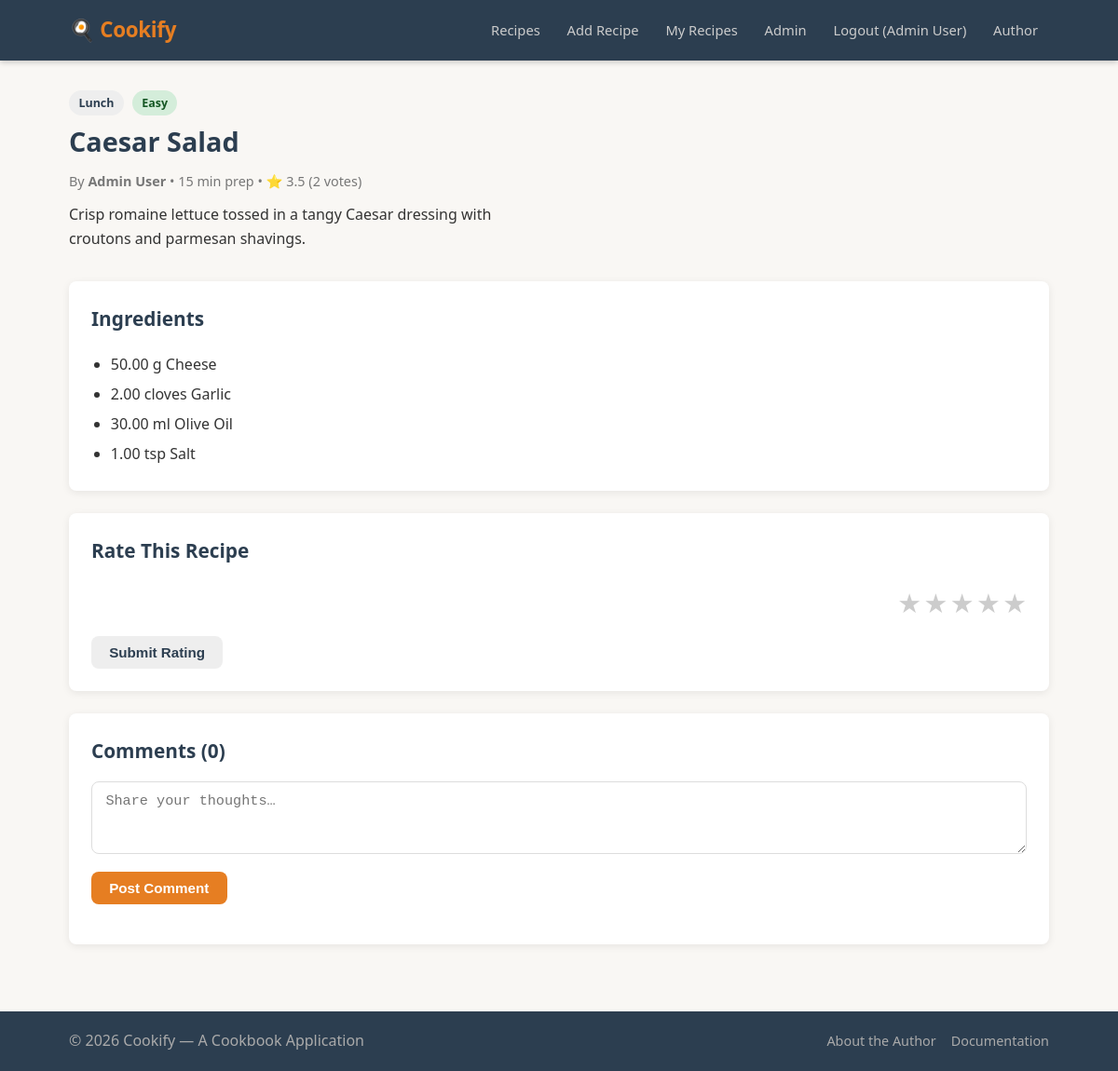
Screenshot of /views/recipe.php?id=5 (signed in) with the database file from the repository.
### tables this page shows
CREATE TABLE `recipes` (
    `id`           INT UNSIGNED NOT NULL AUTO_INCREMENT,
    `user_id`      INT UNSIGNED NOT NULL,
    `category_id`  INT UNSIGNED NOT NULL,
    `title`        VARCHAR(200) NOT NULL,
    `description`  TEXT         NOT NULL,
    `prep_time`    SMALLINT UNSIGNED NOT NULL COMMENT 'minutes',
    `difficulty`   ENUM('easy','medium','hard') NOT NULL DEFAULT 'medium',
    `image_original` VARCHAR(255) DEFAULT NULL,
    `image_thumb`    VARCHAR(255) DEFAULT NULL,
    `created_at`   DATETIME NOT NULL DEFAULT CURRENT_TIMESTAMP,
    `updated_at`   DATETIME NOT NULL DEFAULT CURRENT_TIMESTAMP ON UPDATE CURRENT_TIMESTAMP,
    PRIMARY KEY (`id`),
    FOREIGN KEY (`user_id`)     REFERENCES `users`(`id`)      ON DELETE CASCADE,
    FOREIGN KEY (`category_id`) REFERENCES `categories`(`id`) ON DELETE RESTRICT
);

CREATE TABLE `categories` (
    `id`          INT UNSIGNED NOT NULL AUTO_INCREMENT,
    `name`        VARCHAR(100) NOT NULL,
    `description` TEXT         DEFAULT NULL,
    `created_at`  DATETIME     NOT NULL DEFAULT CURRENT_TIMESTAMP,
    PRIMARY KEY (`id`)
);

CREATE TABLE `users` (
    `id`               INT UNSIGNED     NOT NULL AUTO_INCREMENT,
    `name`             VARCHAR(100)     NOT NULL,
    `email`            VARCHAR(150)     NOT NULL UNIQUE,
    `password_hash`    VARCHAR(255)     NOT NULL,
    `role`             ENUM('user','admin') NOT NULL DEFAULT 'user',
    `activation_token` VARCHAR(64)      DEFAULT NULL,
    `is_active`        TINYINT(1)       NOT NULL DEFAULT 0,
    `failed_attempts`  TINYINT UNSIGNED NOT NULL DEFAULT 0,
    `last_failed_at`   DATETIME         DEFAULT NULL,
    `is_locked`        TINYINT(1)       NOT NULL DEFAULT 0,
    `created_at`       DATETIME         NOT NULL DEFAULT CURRENT_TIMESTAMP,
    `last_login_at`    DATETIME         DEFAULT NULL,
    PRIMARY KEY (`id`)
);

CREATE TABLE `recipe_ingredients` (
    `recipe_id`     INT UNSIGNED   NOT NULL,
    `ingredient_id` INT UNSIGNED   NOT NULL,
    `quantity`      DECIMAL(8,2)   NOT NULL,
    PRIMARY KEY (`recipe_id`, `ingredient_id`),
    FOREIGN KEY (`recipe_id`)     REFERENCES `recipes`(`id`)     ON DELETE CASCADE,
    FOREIGN KEY (`ingredient_id`) REFERENCES `ingredients`(`id`) ON DELETE CASCADE
);

CREATE TABLE `ingredients` (
    `id`   INT UNSIGNED NOT NULL AUTO_INCREMENT,
    `name` VARCHAR(100) NOT NULL,
    `unit` VARCHAR(30)  NOT NULL COMMENT 'e.g. g, ml, pcs, tbsp',
    PRIMARY KEY (`id`)
);

### models/recipes.php (called while the page is built, shortened)
<?php
function get_recipe_by_id(PDO $pdo, int $id): array|false
{
    $stmt = $pdo->prepare('
        SELECT r.*, c.name AS category_name, u.name AS author_name,
               ROUND(AVG(rt.score), 1) AS avg_rating,
               COUNT(DISTINCT rt.id)   AS rating_count
        FROM recipes r
        JOIN categories c ON c.id = r.category_id
        JOIN users u      ON u.id = r.user_id
        LEFT JOIN ratings rt ON rt.recipe_id = r.id
        WHERE r.id = ?
        GROUP BY r.id
    ');
    $stmt->execute([$id]);
    return $stmt->fetch();
}
function get_recipe_ingredients(PDO $pdo, int $recipe_id): array
{
    $stmt = $pdo->prepare('
        SELECT i.name, i.unit, ri.quantity
        FROM recipe_ingredients ri
        JOIN ingredients i ON i.id = ri.ingredient_id
        WHERE ri.recipe_id = ?
        ORDER BY i.name
    ');
    $stmt->execute([$recipe_id]);
    return $stmt->fetchAll();
}

### includes/auth.php (called while the page is built, shortened)
<?php
function is_logged_in(): bool {
    return isset($_SESSION['user_id']);
}
function current_user_id(): ?int {
    return $_SESSION['user_id'] ?? null;
}

### models/ratings.php (called while the page is built, shortened)
<?php
function get_user_rating(PDO $pdo, int $recipe_id, int $user_id): ?int
{
    $stmt = $pdo->prepare('SELECT score FROM ratings WHERE recipe_id = ? AND user_id = ?');
    $stmt->execute([$recipe_id, $user_id]);
    $row = $stmt->fetch();
    return $row ? (int) $row['score'] : null;
}

### models/comments.php (called while the page is built, shortened)
<?php
function get_comments_for_recipe(PDO $pdo, int $recipe_id): array
{
    $stmt = $pdo->prepare('
        SELECT cm.*, u.name AS user_name
        FROM comments cm
        JOIN users u ON u.id = cm.user_id
        WHERE cm.recipe_id = ?
        ORDER BY cm.created_at DESC
    ');
    $stmt->execute([$recipe_id]);
    return $stmt->fetchAll();
}

### views/recipe.php (the view, shortened to what this page needs)
<?php
require_once ROOT . '/config/connection.php';
require_once ROOT . '/includes/auth.php';
require_once ROOT . '/models/recipes.php';
require_once ROOT . '/models/comments.php';
require_once ROOT . '/models/ratings.php';
$id  = (int) ($_GET['id'] ?? 0);
$pdo = get_db();
$recipe = get_recipe_by_id($pdo, $id);
$ingredients = get_recipe_ingredients($pdo, $id);
$comments    = get_comments_for_recipe($pdo, $id);
$user_rating = is_logged_in() ? get_user_rating($pdo, $id, current_user_id()) : null;
require_once VIEWS . '/fixed/head.php';
require_once VIEWS . '/fixed/top-nav.php';
?>
<article class="recipe-detail">
    <div class="recipe-detail-header">
        <div class="recipe-meta-block">
            <span class="tag"><?= htmlspecialchars($recipe['category_name']) ?></span>
            <span class="tag tag-<?= $recipe['difficulty'] ?>"><?= ucfirst($recipe['difficulty']) ?></span>
            <h1><?= htmlspecialchars($recipe['title']) ?></h1>
            <p class="recipe-meta">
                By <strong><?= htmlspecialchars($recipe['author_name']) ?></strong> &bull;
                <?= (int) $recipe['prep_time'] ?> min prep &bull;
                ⭐ <?= $recipe['avg_rating'] ?? 'No ratings' ?>
                <?php if ($recipe['rating_count'] > 0): ?>
                    (<?= $recipe['rating_count'] ?> vote<?= $recipe['rating_count'] > 1 ? 's' : '' ?>)
                <?php endif; ?>
            </p>
            <p><?= nl2br(htmlspecialchars($recipe['description'])) ?></p>
        </div>
    </div>
    <section class="ingredients-section">
        <h2>Ingredients</h2>
        <ul class="ingredient-list">
            <?php foreach ($ingredients as $ing): ?>
                <li><?= htmlspecialchars($ing['quantity'] . ' ' . $ing['unit'] . ' ' . $ing['name']) ?></li>
            <?php endforeach; ?>
        </ul>
    </section>
    <section class="rating-section">
        <h2>Rate This Recipe</h2>
        <?php if (is_logged_in()): ?>
            <form method="POST" action="" class="rating-form">
                <div class="star-rating">
                    <?php for ($i = 5; $i >= 1; $i--): ?>
                        <label for="star<?= $i ?>">★</label>
                    <?php endfor; ?>
                </div>
                <button type="submit" class="btn btn-secondary">
                    <?= $user_rating ? 'Update Rating' : 'Submit Rating' ?>
                </button>
            </form>
        <?php else: ?>
            <p><a href="<?= BASE_URL ?>/views/login.php">Log in</a> to rate this recipe.</p>
        <?php endif; ?>
    </section>
    <section class="comments-section">
        <h2>Comments (<?= count($comments) ?>)</h2>
        <?php if (is_logged_in()): ?>
            <form method="POST" action="" class="comment-form">
                <textarea name="comment" rows="3" placeholder="Share your thoughts…" required></textarea>
                <button type="submit" class="btn btn-primary">Post Comment</button>
            </form>
        <?php else: ?>
            <p><a href="<?= BASE_URL ?>/views/login.php">Log in</a> to leave a comment.</p>
        <?php endif; ?>
    </section>
</article>
<?php require_once VIEWS . '/fixed/footer.php'; ?>

### assets/css/style.css (style rules this page uses)
*, *::before, *::after { box-sizing: border-box; margin: 0; padding: 0; }
:root { --primary: #e67e22; --primary-d: #cf6d17; --dark: #2c3e50; --text: #333; --muted: #777; --border: #ddd; --bg: #f9f7f4; --white: #fff; --danger: #e74c3c; --success: #27ae60; --warning: #f39c12; --radius: 8px; --shadow: 0 2px 8px rgba(0,0,0,.08); }
body { font-family: 'Segoe UI', system-ui, sans-serif; font-size: 16px; line-height: 1.6; color: var(--text); background: var(--bg); min-height: 100vh; display: flex; flex-direction: column; }
.btn { display: inline-flex; align-items: center; gap: .4rem; padding: .55rem 1.2rem; border: none; border-radius: var(--radius); font-size: .95rem; font-weight: 600; cursor: pointer; transition: background .15s, transform .1s; text-decoration: none; }
.btn-primary { background: var(--primary); color: var(--white); }
.btn-secondary { background: #eee; color: var(--dark); }
.tag { display: inline-block; padding: .2rem .65rem; background: #eee; border-radius: 20px; font-size: .78rem; font-weight: 600; color: var(--dark); margin-right: .3rem; margin-bottom: .3rem; }
.tag-easy { background: #d4edda; color: #155724; }
.recipe-detail-header { display: grid; grid-template-columns: 1fr 1fr; gap: 2rem; margin-bottom: 2rem; align-items: start; }
.recipe-meta-block h1 { font-size: 1.8rem; color: var(--dark); margin-bottom: .5rem; }
.recipe-meta { color: var(--muted); font-size: .9rem; margin-bottom: .8rem; }
.ingredients-section, .rating-section, .comments-section { background: var(--white); border-radius: var(--radius); padding: 1.5rem; margin-bottom: 1.5rem; box-shadow: var(--shadow); }
.ingredients-section h2, .rating-section h2, .comments-section h2 { margin-bottom: 1rem; font-size: 1.3rem; color: var(--dark); }
.ingredient-list { list-style: disc; padding-left: 1.3rem; line-height: 2; }
.star-rating { display: flex; flex-direction: row-reverse; gap: .15rem; margin-bottom: .8rem; }
.star-rating label { font-size: 1.8rem; cursor: pointer; color: #ccc; transition: color .1s; }
.comment-form textarea { width: 100%; padding: .7rem .9rem; border: 1.5px solid var(--border); border-radius: var(--radius); resize: vertical; font-size: .95rem; margin-bottom: .7rem; }

### rows the page displays
recipes: category.name "Lunch", difficulty "Easy", title "Caesar Salad", user.name "Admin User", prep_time "15", description "Crisp romaine lettuce tossed in a tangy Caesar dressing with croutons and parmesan shavings."
recipe_ingredients: quantity.name "50.00 g Cheese"
recipe_ingredients: quantity.name "2.00 cloves Garlic"
recipe_ingredients: quantity.name "30.00 ml Olive Oil"
recipe_ingredients: quantity.name "1.00 tsp Salt"

### other values shown
$_SESSION['user_name'] "Admin User"
$recipe['avg_rating'] "3.5"
$recipe['rating_count'] "2"
count($comments) "0"
